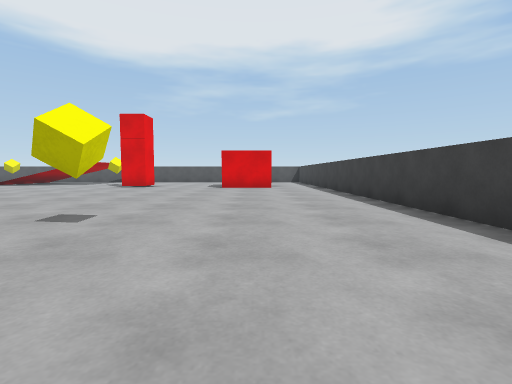
[1] (above)

17 first-person views from a walk through a scene from a Unity 3-D project. The camera is 0.62 m above the floor, tilts 4° down and sees 85° across. The floor is counted in squares, 1 m on a side. Each view is taken from the middle of a square. On the plan, view 1 faces up. The plan holds only what a view shows up to about 9 squares ahead; the rest is blank. The place goes on beyond the plan. The player character is not drawn.

[2]
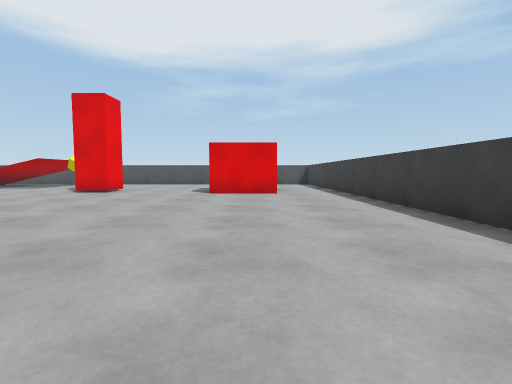

[3]
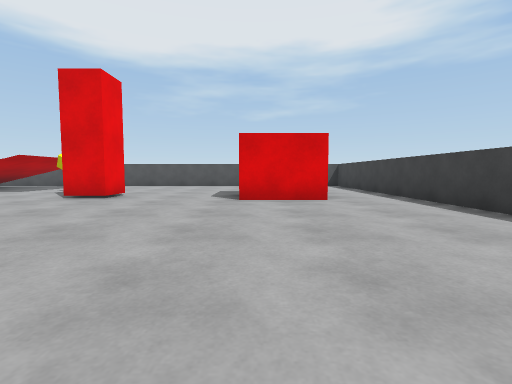

[4]
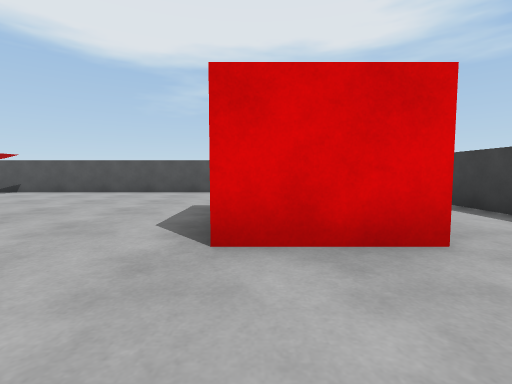

[5]
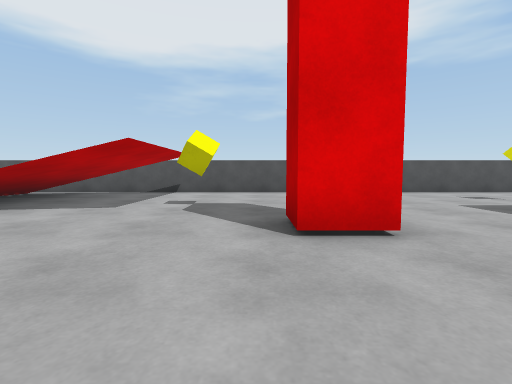

[6]
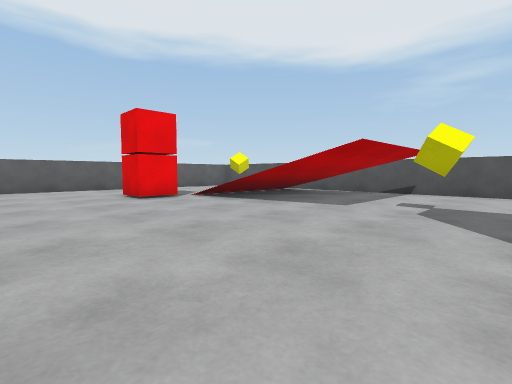

[7]
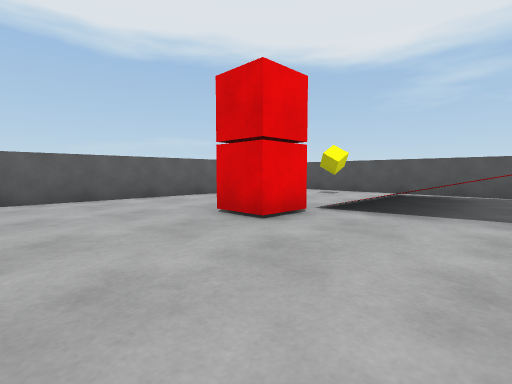

[8]
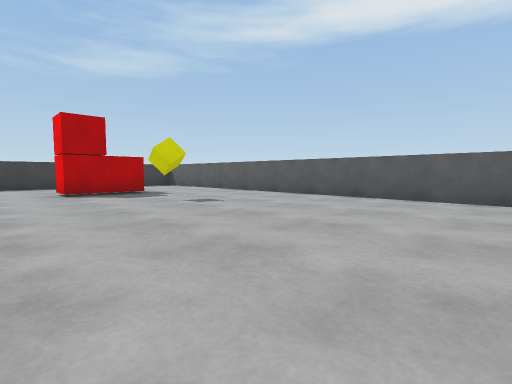

[9]
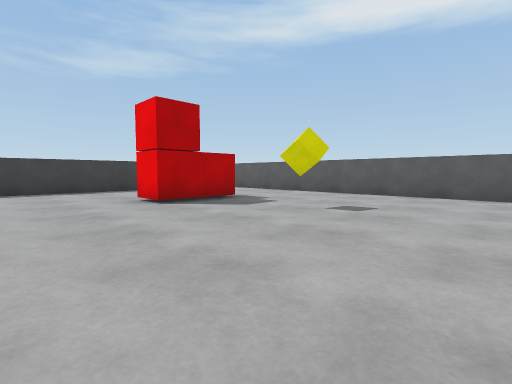

[10]
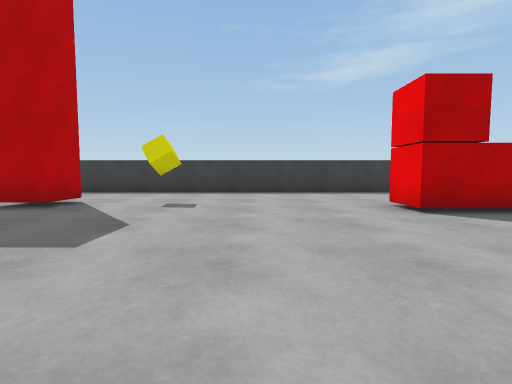

[11]
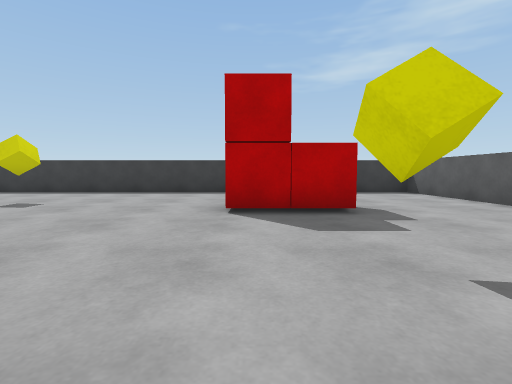

[12]
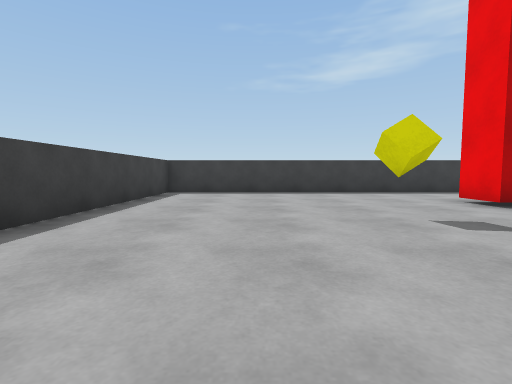

[13]
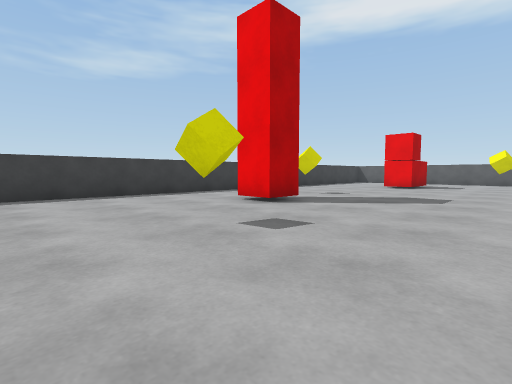

[14]
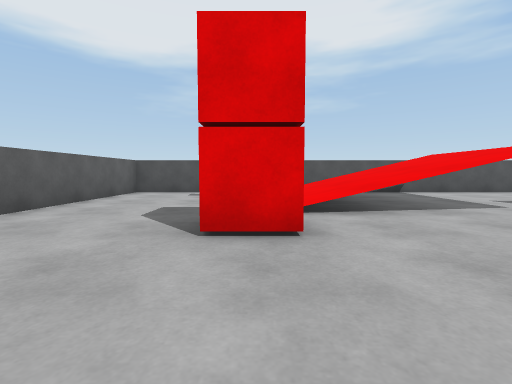

[15]
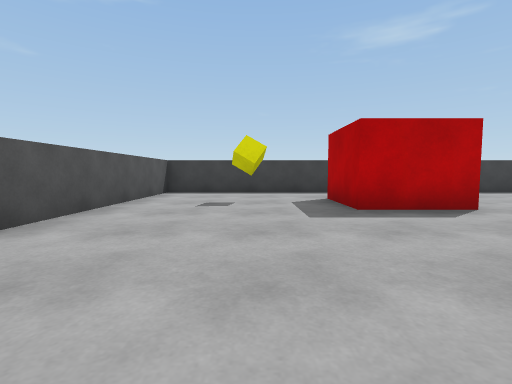

[16]
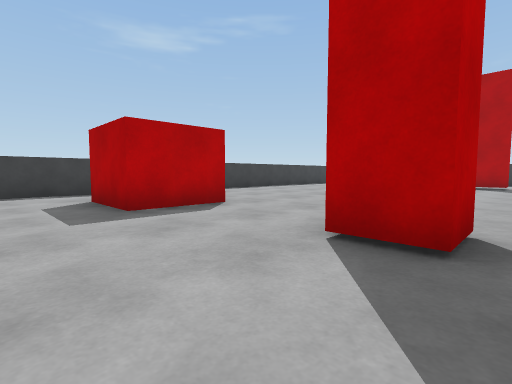

[17]
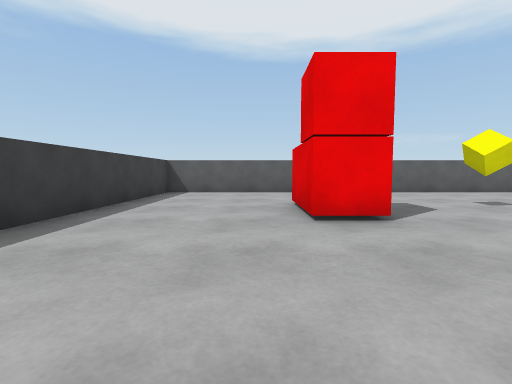

### Floor plan
Key: @ floor where view 1 was taken; # wall or solid block; x gap in a wall; . floor; / step, stairs or slope; = window, fence, low wall or low ledge; ^ raised ledge; O other object.
Columns run from 17 left of view 1 to 3 right of it. Each row starts with its distance up from view 1.
 18 ######^^#############
 17 #....///x...........#
 16 #..O.////...........#
 15 #....////........O..#
 14 #....///=.O.........#
 13 #..../..........OO..#
 12 #...O.......O...OO..#
 11 #...................#
 10 #...................#
  9 #...................#
  8 #........ ..........#
  7 #........  .........#
  6 #...................#
  5 #...O...............#
  4 #...................#
  3 #..............O....#
  2 #...OO......#.......#
  1 #.........O.........#
  0 #................@..#
 -1 #...................#
 -2 #####################

Where each view was taken, in squares from view 1:
view 1: 0 up, 0 right, facing up
view 2: 3 up, 0 right, facing up
view 3: 5 up, 1 left, facing up
view 4: 9 up, 1 left, facing up
view 5: 9 up, 6 left, facing up
view 6: 9 up, 6 left, facing up-left
view 7: 9 up, 10 left, facing up-left
view 8: 11 up, 10 left, facing down-left
view 9: 8 up, 9 left, facing down-left
view 10: 7 up, 9 left, facing down
view 11: 7 up, 12 left, facing down
view 12: 7 up, 0 right, facing down
view 13: 6 up, 0 right, facing down-left
view 14: 9 up, 13 left, facing up
view 15: 15 up, 6 left, facing right
view 16: 15 up, 6 left, facing down-right
view 17: 1 up, 8 left, facing left
